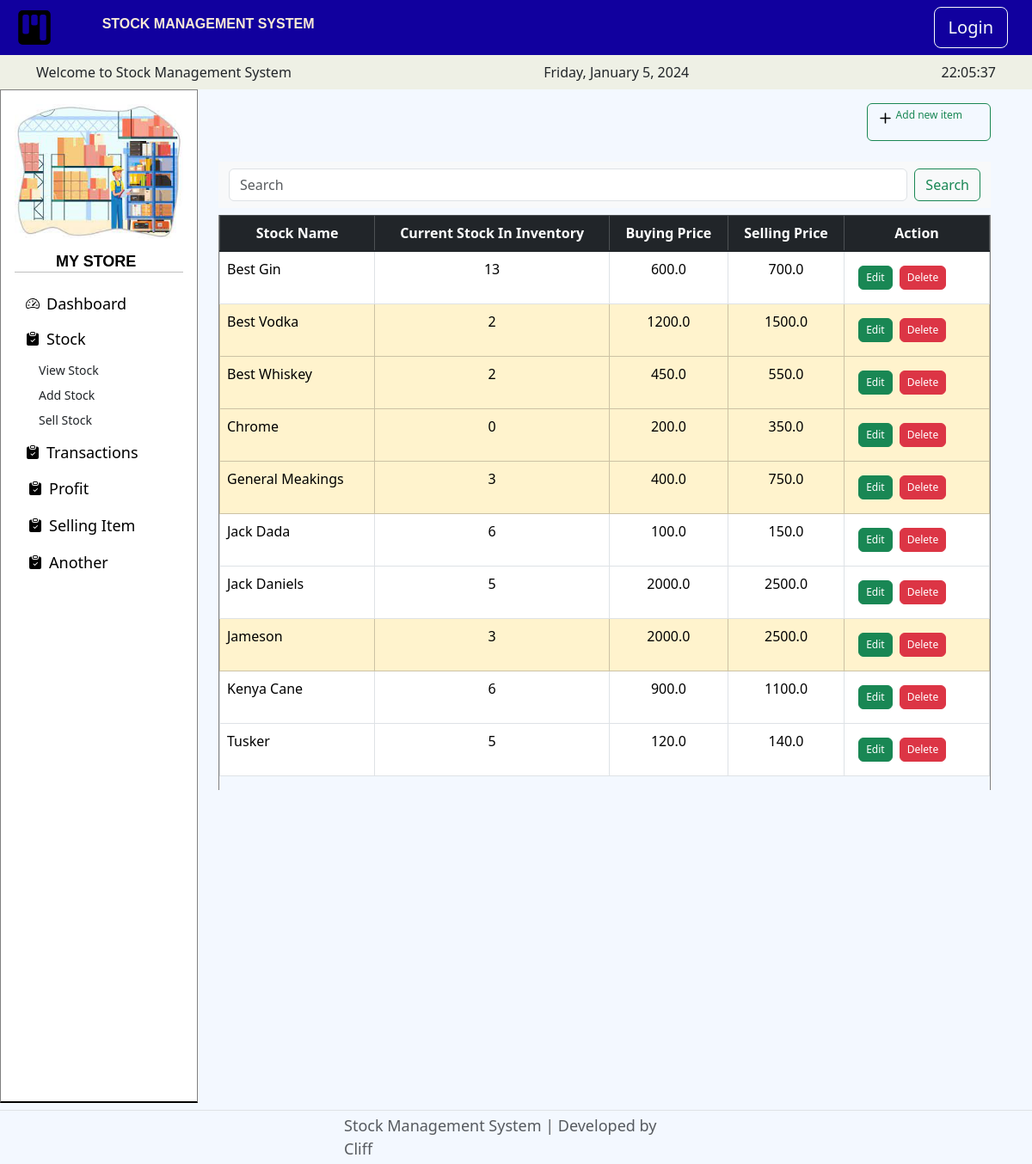
Page /stock on the earlier database version.
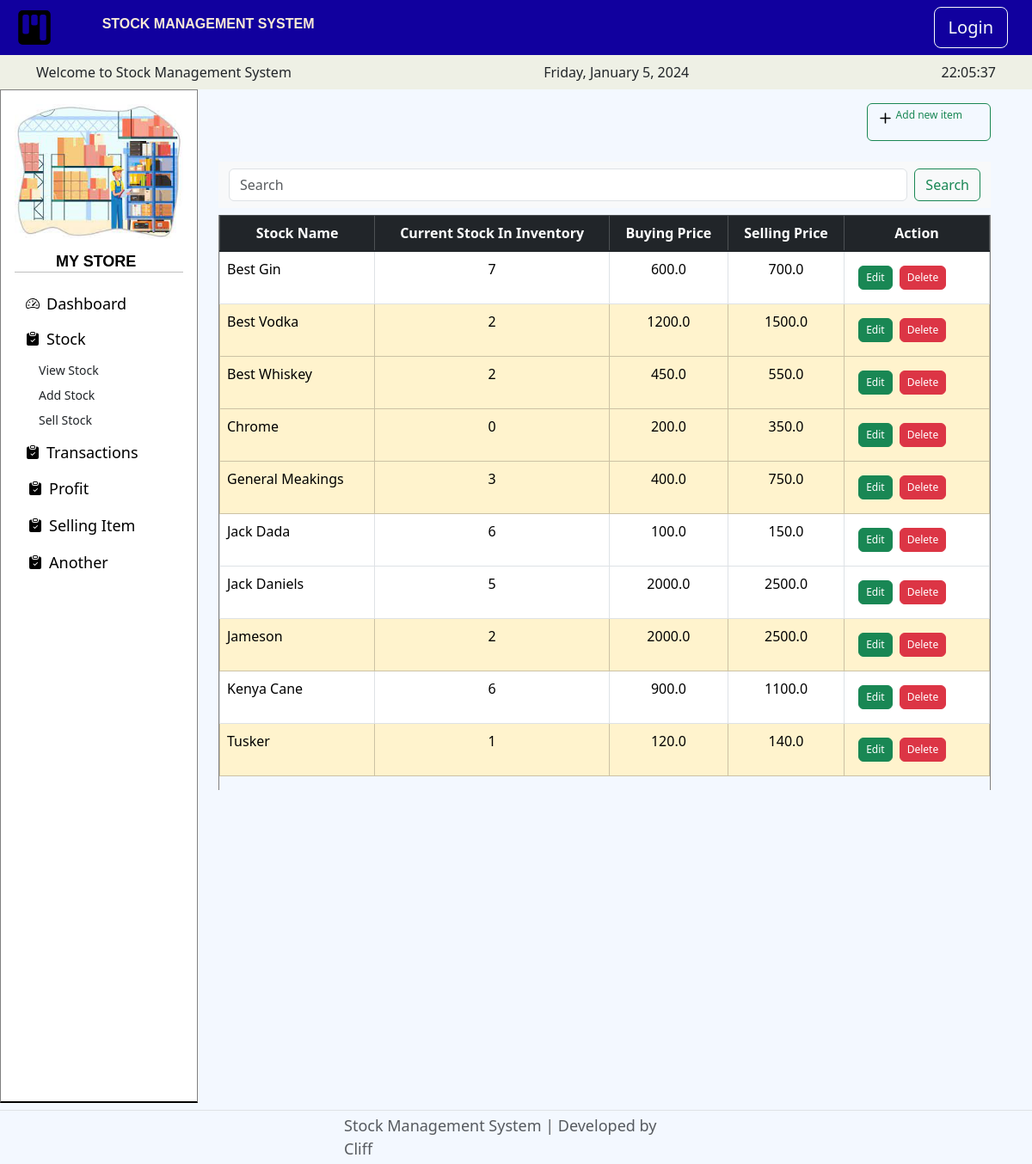
Same page on the later database version.
### main.py (models this page shows)
class Stock(db.Model):
    __tablename__ = "stock"
    id = db.Column(db.Integer, primary_key=True)
    item_name = db.Column(db.String(100), unique=True, nullable=False)
    item_quantity = db.Column(db.Integer, nullable=False)
    buying_price = db.Column(db.Float, nullable=False)
    selling_price = db.Column(db.Float, nullable=False)
    transactions = db.relationship("Transactions", back_populates="itemname", cascade="all, delete-orphan")

### main.py (the view)
@app.route("/stock", methods=['POST', 'GET'])
def stock():
    all_stocks = db.session.query(Stock).order_by(Stock.item_name).all()
    if request.method == "POST":
        search_query = request.form.get('search', '')
        results = Stock.query.filter(Stock.item_name.ilike(f'%{search_query}%')).all()
        return render_template("stock.html", all_stocks=results)
    return render_template("stock.html", all_stocks=all_stocks)

### templates/stock.html (shortened to what this page needs)
{% extends 'index.html' %}
{% block content %}
<div class="container-fluid">
    <div class="row">
        <div class="col d-flex justify-content-end">
              <a href="{{ url_for('add') }}" class="btn btn-outline-success btn-sm rounded text-decoration-none my-3" style="--bs-btn-padding-y: .25rem; --bs-btn-padding-x: .5rem; --bs-btn-font-size: .75rem;">
                <div class="row">
                <div class="col-2">
                    <svg xmlns="http://www.w3.org/2000/svg" width="25" height="25" fill="currentColor" class="bi bi-plus" viewBox="0 0 16 16">
                        <path d="M8 4a.5.5 0 0 1 .5.5v3h3a.5.5 0 0 1 0 1h-3v3a.5.5 0 0 1-1 0v-3h-3a.5.5 0 0 1 0-1h3v-3A.5.5 0 0 1 8 4"/>
                    </svg>
                </div>
                <div class="col text-start">
                    <p>Add new item</p>
                </div>
                </div>
        </a>
        </div>
    </div>
    <nav class="navbar bg-body-tertiary my-2">
      <div class="container-fluid">
        <form class="d-flex flex-grow-1" role="search" method="post" action="{{ url_for('stock') }}">
          <input class="form-control search mb-0 me-2" name="search" id="search" autocomplete="off" type="search" placeholder="Search" aria-label="Search">
          <button class="btn btn-outline-success" type="submit">Search</button>
        </form>
      </div>
    </nav>
<div class="wrapper overflow-auto border-div">
<table class="wrapper overflow-auto table table-bordered">
    <thead class="table-dark text-center">
      <tr class="p-2">
        <th scope="col">Stock Name</th>
        <th scope="col">Current Stock In Inventory</th>
        <th scope="col">Buying Price</th>
        <th scope="col">Selling Price</th>
        <th scope="col">Action</th>
      </tr>
    </thead>
    <tbody class="table-group-divider">
      {%for stock in all_stocks %}
      {% if stock.item_quantity < 4 %}
      <tr class="table-warning">
      {% else %}
      <tr>
      {% endif %}
        <td class="p-2">{{ stock.item_name }}</td>
        <td class="text-center p-2">{{ stock.item_quantity }}</td>
        <td class="text-center p-2">{{ stock.buying_price }}</td>
        <td class="text-center p-2">{{ stock.selling_price }}</td>
        <td>
          <div class="d-flex p-2">
            <a href="{{ url_for('edit', stock_id=stock.id) }}" class="text-decoration-none"><button type="button" class="btn btn-success me-2" style="--bs-btn-padding-y: .25rem; --bs-btn-padding-x: .5rem; --bs-btn-font-size: .75rem;">Edit</button></a>
            <button type="button" class="btn btn-danger me-2 delete-btn" data-toggle="modal" data-target="#delBtn" data-stock-id="{{ stock.id }}" style="--bs-btn-padding-y: .25rem; --bs-btn-padding-x: .5rem; --bs-btn-font-size: .75rem;">Delete</button>
        </div>
        </td>
      </tr>
      {% endfor %}
    </tbody>
  </table>
</div>
  </div>
{% endblock %}

Differences in the rows shown:
changed Stock "Best Gin": item_quantity "13" → "7"
changed Stock "Jameson": item_quantity "3" → "2"
changed Stock "Tusker": item_quantity "5" → "1"
